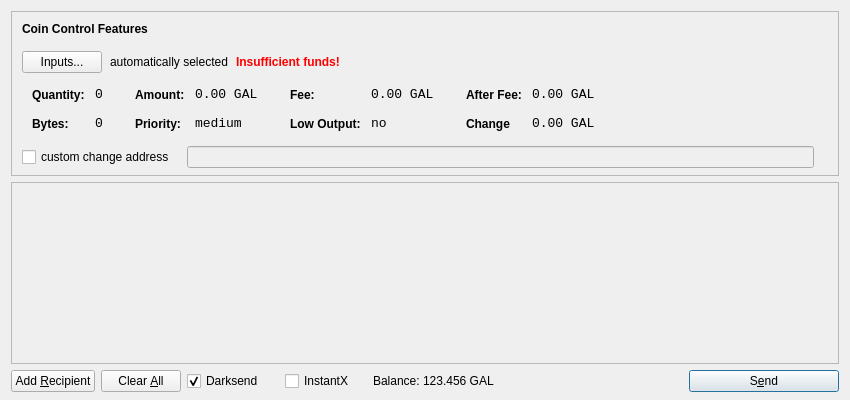
<?xml version="1.0" encoding="UTF-8"?>
<ui version="4.0">
 <class>SendCoinsDialog</class>
 <widget class="QDialog" name="SendCoinsDialog">
  <property name="geometry">
   <rect>
    <x>0</x>
    <y>0</y>
    <width>850</width>
    <height>400</height>
   </rect>
  </property>
  <property name="windowTitle">
   <string>Send Coins</string>
  </property>
  <layout class="QVBoxLayout" name="verticalLayout" stretch="0,1,0">
   <property name="bottomMargin">
    <number>8</number>
   </property>
   <item>
    <widget class="QFrame" name="frameCoinControl">
     <property name="sizePolicy">
      <sizepolicy hsizetype="Expanding" vsizetype="Expanding">
       <horstretch>0</horstretch>
       <verstretch>0</verstretch>
      </sizepolicy>
     </property>
     <property name="maximumSize">
      <size>
       <width>16777215</width>
       <height>16777215</height>
      </size>
     </property>
     <property name="frameShape">
      <enum>QFrame::StyledPanel</enum>
     </property>
     <property name="frameShadow">
      <enum>QFrame::Sunken</enum>
     </property>
     <layout class="QVBoxLayout" name="verticalLayoutCoinControl2">
      <property name="spacing">
       <number>-1</number>
      </property>
      <property name="leftMargin">
       <number>0</number>
      </property>
      <property name="topMargin">
       <number>0</number>
      </property>
      <property name="rightMargin">
       <number>0</number>
      </property>
      <property name="bottomMargin">
       <number>6</number>
      </property>
      <item>
       <layout class="QVBoxLayout" name="verticalLayoutCoinControl" stretch="0,0,0,0,1">
        <property name="spacing">
         <number>0</number>
        </property>
        <property name="leftMargin">
         <number>10</number>
        </property>
        <property name="topMargin">
         <number>10</number>
        </property>
        <item>
         <layout class="QHBoxLayout" name="horizontalLayoutCoinControl1">
          <property name="bottomMargin">
           <number>15</number>
          </property>
          <item>
           <widget class="QLabel" name="labelCoinControlFeatures">
            <property name="sizePolicy">
             <sizepolicy hsizetype="Preferred" vsizetype="Maximum">
              <horstretch>0</horstretch>
              <verstretch>0</verstretch>
             </sizepolicy>
            </property>
            <property name="font">
             <font>
              <weight>75</weight>
              <bold>true</bold>
             </font>
            </property>
            <property name="styleSheet">
             <string notr="true">font-weight:bold;</string>
            </property>
            <property name="text">
             <string>Coin Control Features</string>
            </property>
           </widget>
          </item>
         </layout>
        </item>
        <item>
         <layout class="QHBoxLayout" name="horizontalLayoutCoinControl2" stretch="0,0,0,0">
          <property name="spacing">
           <number>8</number>
          </property>
          <property name="bottomMargin">
           <number>10</number>
          </property>
          <item>
           <widget class="QPushButton" name="pushButtonCoinControl">
            <property name="styleSheet">
             <string notr="true"/>
            </property>
            <property name="text">
             <string>Inputs...</string>
            </property>
           </widget>
          </item>
          <item>
           <widget class="QLabel" name="labelCoinControlAutomaticallySelected">
            <property name="text">
             <string>automatically selected</string>
            </property>
            <property name="margin">
             <number>5</number>
            </property>
           </widget>
          </item>
          <item>
           <widget class="QLabel" name="labelCoinControlInsuffFunds">
            <property name="font">
             <font>
              <weight>75</weight>
              <bold>true</bold>
             </font>
            </property>
            <property name="styleSheet">
             <string notr="true">color:red;font-weight:bold;</string>
            </property>
            <property name="text">
             <string>Insufficient funds!</string>
            </property>
            <property name="margin">
             <number>5</number>
            </property>
           </widget>
          </item>
          <item>
           <spacer name="horizontalSpacerCoinControl">
            <property name="orientation">
             <enum>Qt::Horizontal</enum>
            </property>
            <property name="sizeHint" stdset="0">
             <size>
              <width>40</width>
              <height>1</height>
             </size>
            </property>
           </spacer>
          </item>
         </layout>
        </item>
        <item>
         <widget class="QWidget" name="widgetCoinControl" native="true">
          <property name="sizePolicy">
           <sizepolicy hsizetype="Preferred" vsizetype="Preferred">
            <horstretch>0</horstretch>
            <verstretch>0</verstretch>
           </sizepolicy>
          </property>
          <property name="minimumSize">
           <size>
            <width>0</width>
            <height>0</height>
           </size>
          </property>
          <property name="styleSheet">
           <string notr="true"/>
          </property>
          <layout class="QHBoxLayout" name="horizontalLayoutCoinControl5">
           <property name="margin">
            <number>0</number>
           </property>
           <item>
            <layout class="QHBoxLayout" name="horizontalLayoutCoinControl3" stretch="0,0,0,1">
             <property name="spacing">
              <number>20</number>
             </property>
             <property name="topMargin">
              <number>0</number>
             </property>
             <property name="bottomMargin">
              <number>10</number>
             </property>
             <item>
              <layout class="QFormLayout" name="formLayoutCoinControl1">
               <property name="horizontalSpacing">
                <number>10</number>
               </property>
               <property name="verticalSpacing">
                <number>14</number>
               </property>
               <property name="leftMargin">
                <number>10</number>
               </property>
               <property name="topMargin">
                <number>4</number>
               </property>
               <property name="rightMargin">
                <number>6</number>
               </property>
               <item row="0" column="0">
                <widget class="QLabel" name="labelCoinControlQuantityText">
                 <property name="styleSheet">
                  <string notr="true">font-weight:bold;</string>
                 </property>
                 <property name="text">
                  <string>Quantity:</string>
                 </property>
                 <property name="margin">
                  <number>0</number>
                 </property>
                </widget>
               </item>
               <item row="0" column="1">
                <widget class="QLabel" name="labelCoinControlQuantity">
                 <property name="font">
                  <font>
                   <family>Monospace</family>
                   <pointsize>10</pointsize>
                  </font>
                 </property>
                 <property name="cursor">
                  <cursorShape>IBeamCursor</cursorShape>
                 </property>
                 <property name="contextMenuPolicy">
                  <enum>Qt::ActionsContextMenu</enum>
                 </property>
                 <property name="text">
                  <string>0</string>
                 </property>
                 <property name="margin">
                  <number>0</number>
                 </property>
                 <property name="textInteractionFlags">
                  <set>Qt::LinksAccessibleByMouse|Qt::TextSelectableByKeyboard|Qt::TextSelectableByMouse</set>
                 </property>
                </widget>
               </item>
               <item row="1" column="0">
                <widget class="QLabel" name="labelCoinControlBytesText">
                 <property name="styleSheet">
                  <string notr="true">font-weight:bold;</string>
                 </property>
                 <property name="text">
                  <string>Bytes:</string>
                 </property>
                </widget>
               </item>
               <item row="1" column="1">
                <widget class="QLabel" name="labelCoinControlBytes">
                 <property name="font">
                  <font>
                   <family>Monospace</family>
                   <pointsize>10</pointsize>
                  </font>
                 </property>
                 <property name="cursor">
                  <cursorShape>IBeamCursor</cursorShape>
                 </property>
                 <property name="contextMenuPolicy">
                  <enum>Qt::ActionsContextMenu</enum>
                 </property>
                 <property name="text">
                  <string>0</string>
                 </property>
                 <property name="textInteractionFlags">
                  <set>Qt::LinksAccessibleByMouse|Qt::TextSelectableByKeyboard|Qt::TextSelectableByMouse</set>
                 </property>
                </widget>
               </item>
              </layout>
             </item>
             <item>
              <layout class="QFormLayout" name="formLayoutCoinControl2">
               <property name="horizontalSpacing">
                <number>10</number>
               </property>
               <property name="verticalSpacing">
                <number>14</number>
               </property>
               <property name="leftMargin">
                <number>6</number>
               </property>
               <property name="topMargin">
                <number>4</number>
               </property>
               <property name="rightMargin">
                <number>6</number>
               </property>
               <item row="0" column="0">
                <widget class="QLabel" name="labelCoinControlAmountText">
                 <property name="styleSheet">
                  <string notr="true">font-weight:bold;</string>
                 </property>
                 <property name="text">
                  <string>Amount:</string>
                 </property>
                 <property name="margin">
                  <number>0</number>
                 </property>
                </widget>
               </item>
               <item row="0" column="1">
                <widget class="QLabel" name="labelCoinControlAmount">
                 <property name="font">
                  <font>
                   <family>Monospace</family>
                   <pointsize>10</pointsize>
                  </font>
                 </property>
                 <property name="cursor">
                  <cursorShape>IBeamCursor</cursorShape>
                 </property>
                 <property name="contextMenuPolicy">
                  <enum>Qt::ActionsContextMenu</enum>
                 </property>
                 <property name="text">
                  <string>0.00 GAL</string>
                 </property>
                 <property name="textInteractionFlags">
                  <set>Qt::LinksAccessibleByMouse|Qt::TextSelectableByKeyboard|Qt::TextSelectableByMouse</set>
                 </property>
                </widget>
               </item>
               <item row="1" column="0">
                <widget class="QLabel" name="labelCoinControlPriorityText">
                 <property name="styleSheet">
                  <string notr="true">font-weight:bold;</string>
                 </property>
                 <property name="text">
                  <string>Priority:</string>
                 </property>
                </widget>
               </item>
               <item row="1" column="1">
                <widget class="QLabel" name="labelCoinControlPriority">
                 <property name="font">
                  <font>
                   <family>Monospace</family>
                   <pointsize>10</pointsize>
                  </font>
                 </property>
                 <property name="cursor">
                  <cursorShape>IBeamCursor</cursorShape>
                 </property>
                 <property name="contextMenuPolicy">
                  <enum>Qt::ActionsContextMenu</enum>
                 </property>
                 <property name="text">
                  <string>medium</string>
                 </property>
                 <property name="textInteractionFlags">
                  <set>Qt::LinksAccessibleByMouse|Qt::TextSelectableByKeyboard|Qt::TextSelectableByMouse</set>
                 </property>
                </widget>
               </item>
              </layout>
             </item>
             <item>
              <layout class="QFormLayout" name="formLayoutCoinControl3">
               <property name="horizontalSpacing">
                <number>10</number>
               </property>
               <property name="verticalSpacing">
                <number>14</number>
               </property>
               <property name="leftMargin">
                <number>6</number>
               </property>
               <property name="topMargin">
                <number>4</number>
               </property>
               <property name="rightMargin">
                <number>6</number>
               </property>
               <item row="0" column="0">
                <widget class="QLabel" name="labelCoinControlFeeText">
                 <property name="styleSheet">
                  <string notr="true">font-weight:bold;</string>
                 </property>
                 <property name="text">
                  <string>Fee:</string>
                 </property>
                 <property name="margin">
                  <number>0</number>
                 </property>
                </widget>
               </item>
               <item row="0" column="1">
                <widget class="QLabel" name="labelCoinControlFee">
                 <property name="font">
                  <font>
                   <family>Monospace</family>
                   <pointsize>10</pointsize>
                  </font>
                 </property>
                 <property name="cursor">
                  <cursorShape>IBeamCursor</cursorShape>
                 </property>
                 <property name="contextMenuPolicy">
                  <enum>Qt::ActionsContextMenu</enum>
                 </property>
                 <property name="text">
                  <string>0.00 GAL</string>
                 </property>
                 <property name="textInteractionFlags">
                  <set>Qt::LinksAccessibleByMouse|Qt::TextSelectableByKeyboard|Qt::TextSelectableByMouse</set>
                 </property>
                </widget>
               </item>
               <item row="1" column="0">
                <widget class="QLabel" name="labelCoinControlLowOutputText">
                 <property name="styleSheet">
                  <string notr="true">font-weight:bold;</string>
                 </property>
                 <property name="text">
                  <string>Low Output:</string>
                 </property>
                </widget>
               </item>
               <item row="1" column="1">
                <widget class="QLabel" name="labelCoinControlLowOutput">
                 <property name="font">
                  <font>
                   <family>Monospace</family>
                   <pointsize>10</pointsize>
                  </font>
                 </property>
                 <property name="cursor">
                  <cursorShape>IBeamCursor</cursorShape>
                 </property>
                 <property name="contextMenuPolicy">
                  <enum>Qt::ActionsContextMenu</enum>
                 </property>
                 <property name="text">
                  <string>no</string>
                 </property>
                 <property name="textInteractionFlags">
                  <set>Qt::LinksAccessibleByMouse|Qt::TextSelectableByKeyboard|Qt::TextSelectableByMouse</set>
                 </property>
                </widget>
               </item>
              </layout>
             </item>
             <item>
              <layout class="QFormLayout" name="formLayoutCoinControl4">
               <property name="horizontalSpacing">
                <number>10</number>
               </property>
               <property name="verticalSpacing">
                <number>14</number>
               </property>
               <property name="leftMargin">
                <number>6</number>
               </property>
               <property name="topMargin">
                <number>4</number>
               </property>
               <property name="rightMargin">
                <number>6</number>
               </property>
               <item row="0" column="0">
                <widget class="QLabel" name="labelCoinControlAfterFeeText">
                 <property name="styleSheet">
                  <string notr="true">font-weight:bold;</string>
                 </property>
                 <property name="text">
                  <string>After Fee:</string>
                 </property>
                 <property name="margin">
                  <number>0</number>
                 </property>
                </widget>
               </item>
               <item row="0" column="1">
                <widget class="QLabel" name="labelCoinControlAfterFee">
                 <property name="font">
                  <font>
                   <family>Monospace</family>
                   <pointsize>10</pointsize>
                  </font>
                 </property>
                 <property name="cursor">
                  <cursorShape>IBeamCursor</cursorShape>
                 </property>
                 <property name="contextMenuPolicy">
                  <enum>Qt::ActionsContextMenu</enum>
                 </property>
                 <property name="text">
                  <string>0.00 GAL</string>
                 </property>
                 <property name="textInteractionFlags">
                  <set>Qt::LinksAccessibleByMouse|Qt::TextSelectableByKeyboard|Qt::TextSelectableByMouse</set>
                 </property>
                </widget>
               </item>
               <item row="1" column="0">
                <widget class="QLabel" name="labelCoinControlChangeText">
                 <property name="styleSheet">
                  <string notr="true">font-weight:bold;</string>
                 </property>
                 <property name="text">
                  <string>Change</string>
                 </property>
                </widget>
               </item>
               <item row="1" column="1">
                <widget class="QLabel" name="labelCoinControlChange">
                 <property name="font">
                  <font>
                   <family>Monospace</family>
                   <pointsize>10</pointsize>
                  </font>
                 </property>
                 <property name="cursor">
                  <cursorShape>IBeamCursor</cursorShape>
                 </property>
                 <property name="contextMenuPolicy">
                  <enum>Qt::ActionsContextMenu</enum>
                 </property>
                 <property name="text">
                  <string>0.00 GAL</string>
                 </property>
                 <property name="textInteractionFlags">
                  <set>Qt::LinksAccessibleByMouse|Qt::TextSelectableByKeyboard|Qt::TextSelectableByMouse</set>
                 </property>
                </widget>
               </item>
              </layout>
             </item>
            </layout>
           </item>
          </layout>
         </widget>
        </item>
        <item>
         <layout class="QHBoxLayout" name="horizontalLayoutCoinControl4" stretch="0,0,0">
          <property name="spacing">
           <number>12</number>
          </property>
          <property name="sizeConstraint">
           <enum>QLayout::SetDefaultConstraint</enum>
          </property>
          <property name="topMargin">
           <number>5</number>
          </property>
          <property name="rightMargin">
           <number>5</number>
          </property>
          <item>
           <widget class="QCheckBox" name="checkBoxCoinControlChange">
            <property name="text">
             <string>custom change address</string>
            </property>
           </widget>
          </item>
          <item>
           <widget class="QLineEdit" name="lineEditCoinControlChange">
            <property name="enabled">
             <bool>false</bool>
            </property>
            <property name="sizePolicy">
             <sizepolicy hsizetype="Expanding" vsizetype="Fixed">
              <horstretch>0</horstretch>
              <verstretch>0</verstretch>
             </sizepolicy>
            </property>
           </widget>
          </item>
          <item>
           <widget class="QLabel" name="labelCoinControlChangeLabel">
            <property name="sizePolicy">
             <sizepolicy hsizetype="Preferred" vsizetype="Expanding">
              <horstretch>0</horstretch>
              <verstretch>0</verstretch>
             </sizepolicy>
            </property>
            <property name="minimumSize">
             <size>
              <width>0</width>
              <height>0</height>
             </size>
            </property>
            <property name="text">
             <string/>
            </property>
            <property name="margin">
             <number>3</number>
            </property>
           </widget>
          </item>
         </layout>
        </item>
        <item>
         <spacer name="verticalSpacerCoinControl">
          <property name="orientation">
           <enum>Qt::Vertical</enum>
          </property>
          <property name="sizeHint" stdset="0">
           <size>
            <width>800</width>
            <height>1</height>
           </size>
          </property>
         </spacer>
        </item>
       </layout>
      </item>
     </layout>
    </widget>
   </item>
   <item>
    <widget class="QScrollArea" name="scrollArea">
     <property name="widgetResizable">
      <bool>true</bool>
     </property>
     <widget class="QWidget" name="scrollAreaWidgetContents">
      <property name="geometry">
       <rect>
        <x>0</x>
        <y>0</y>
        <width>830</width>
        <height>165</height>
       </rect>
      </property>
      <layout class="QVBoxLayout" name="verticalLayout_2">
       <property name="margin">
        <number>0</number>
       </property>
       <item>
        <layout class="QVBoxLayout" name="entries">
         <property name="spacing">
          <number>6</number>
         </property>
        </layout>
       </item>
       <item>
        <spacer name="verticalSpacer">
         <property name="orientation">
          <enum>Qt::Vertical</enum>
         </property>
         <property name="sizeHint" stdset="0">
          <size>
           <width>20</width>
           <height>40</height>
          </size>
         </property>
        </spacer>
       </item>
      </layout>
     </widget>
    </widget>
   </item>
   <item>
    <layout class="QHBoxLayout" name="horizontalLayout">
     <item>
      <widget class="QPushButton" name="addButton">
       <property name="toolTip">
        <string>Send to multiple recipients at once</string>
       </property>
       <property name="text">
        <string>Add &amp;Recipient</string>
       </property>
       <property name="autoDefault">
        <bool>false</bool>
       </property>
      </widget>
     </item>
     <item>
      <widget class="QPushButton" name="clearButton">
       <property name="sizePolicy">
        <sizepolicy hsizetype="Minimum" vsizetype="Fixed">
         <horstretch>0</horstretch>
         <verstretch>0</verstretch>
        </sizepolicy>
       </property>
       <property name="toolTip">
        <string>Remove all transaction fields</string>
       </property>
       <property name="text">
        <string>Clear &amp;All</string>
       </property>
       <property name="autoRepeatDelay">
        <number>300</number>
       </property>
       <property name="autoDefault">
        <bool>false</bool>
       </property>
      </widget>
     </item>
     <item>
      <layout class="QHBoxLayout" name="horizontalLayout_2">
       <property name="spacing">
        <number>3</number>
       </property>
        <item>
        <widget class="QCheckBox" name="checkUseDarksend">
         <property name="minimumSize">
          <size>
           <width>95</width>
           <height>0</height>
          </size>
         </property>
         <property name="text">
          <string>Darksend</string>
         </property>
         <property name="checked">
          <bool>true</bool>
         </property>
        </widget>
       </item>
       <item>
        <widget class="QCheckBox" name="checkInstantX">
         <property name="enabled">
          <bool>true</bool>
         </property>
         <property name="minimumSize">
          <size>
           <width>85</width>
           <height>0</height>
          </size>
         </property>
         <property name="text">
          <string>InstantX</string>
         </property>
        </widget>
       </item>
       <item>
        <widget class="QLabel" name="label">
         <property name="sizePolicy">
          <sizepolicy hsizetype="Preferred" vsizetype="Fixed">
           <horstretch>0</horstretch>
           <verstretch>0</verstretch>
          </sizepolicy>
         </property>
         <property name="text">
          <string>Balance:</string>
         </property>
        </widget>
       </item>
       <item>
        <widget class="QLabel" name="labelBalance">
         <property name="sizePolicy">
          <sizepolicy hsizetype="Preferred" vsizetype="Fixed">
           <horstretch>0</horstretch>
           <verstretch>0</verstretch>
          </sizepolicy>
         </property>
         <property name="cursor">
          <cursorShape>IBeamCursor</cursorShape>
         </property>
         <property name="text">
          <string>123.456 GAL</string>
         </property>
         <property name="textInteractionFlags">
          <set>Qt::LinksAccessibleByMouse|Qt::TextSelectableByKeyboard|Qt::TextSelectableByMouse</set>
         </property>
        </widget>
       </item>
      </layout>
     </item>
     <item>
      <spacer name="horizontalSpacer">
       <property name="orientation">
        <enum>Qt::Horizontal</enum>
       </property>
       <property name="sizeHint" stdset="0">
        <size>
         <width>40</width>
         <height>20</height>
        </size>
       </property>
      </spacer>
     </item>
     <item>
      <widget class="QPushButton" name="sendButton">
       <property name="minimumSize">
        <size>
         <width>150</width>
         <height>0</height>
        </size>
       </property>
       <property name="toolTip">
        <string>Confirm the send action</string>
       </property>
       <property name="text">
        <string>S&amp;end</string>
       </property>
       <property name="icon">
        <iconset resource="../bitcoin.qrc">
         <normaloff>:/icons/send</normaloff>:/icons/send</iconset>
       </property>
       <property name="default">
        <bool>true</bool>
       </property>
      </widget>
     </item>
    </layout>
   </item>
  </layout>
 </widget>
 <resources>
  <include location="../bitcoin.qrc"/>
 </resources>
 <connections/>
</ui>
